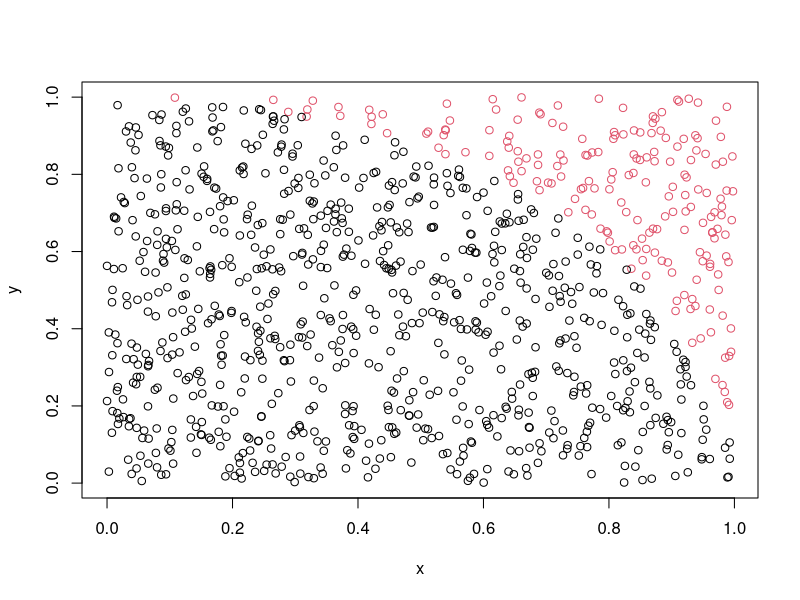

Write R code to recreate this figure. (Note: this script raises an error after producing the figure.)
## ---- chunk 1
knitr::opts_chunk$set(
  collapse = TRUE,
  comment = "#>"
)
## ---- chunk 2
#!/usr/bin/env Rscript

dist_null <- function(a, b) {
  # a^2+b^2=c^2
  c <- sqrt(a^2 + b^2)
  
  if (c > 1) {
    check <- "outer"
  } else (
    check <- "inner"
  )
  
  return(check)
}

r <- 1
n <- 1000
x <- runif(n)
y <- runif(n)
check <- mapply(dist_null, x, y)

if(n <= 10000){
  plot(x, y, col = as.factor(check))  
}
## ---- chunk 3
knitr::include_graphics("IMG_20210518_190917.jpg")
## ---- chunk 4
# n (in) to n(total) = A(circle) / A(square)
# A(circle) = n * r^2
# A(square) = (2r)^2
num <- length(check[check == "inner"]) * ((2*r)^2)
denum <- length(check)
(pi <- num/denum/r^2)

